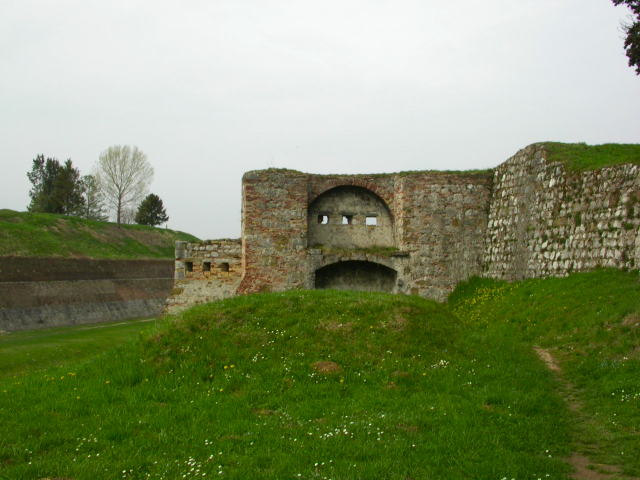
#> input picture img1.png, 640 x 480 px
$ jupyter execute --allow-errors 1,2.ipynb   (older library calls are emulated)
#> lines starting #> are read from the running program, lines starting #| are printed output that depends on the picture
[cell 1]
import cv2
import numpy as np
from matplotlib import pyplot as plt

img1 = cv2.imread('./img1.png',0)          # queryImage
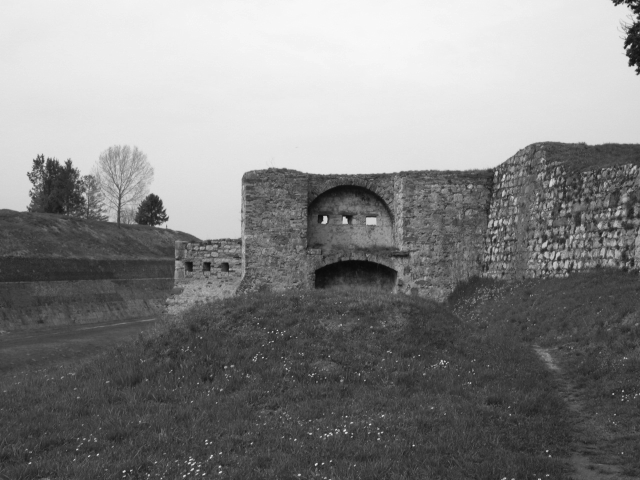
#> img1: shape (480, 640); min 10, max 249, mean 132.7
img2 = cv2.imread('./img2.png',0)          # trainImage
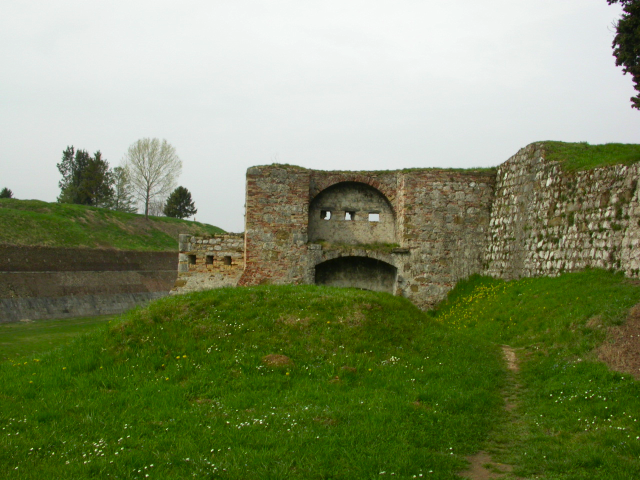
#> input picture img2.png, 640 x 480 px
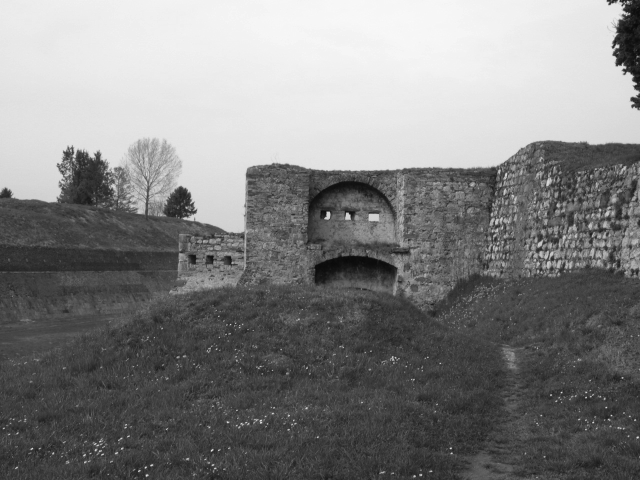
#> img2: shape (480, 640); min 9, max 249, mean 130

# Initiate SIFT detector
sift = cv2.SIFT()

# find the keypoints and descriptors with SIFT
kp1, des1 = sift.detectAndCompute(img1,None)
#> kp1 = 1315 keypoints; strongest (x, y, size): (629, 47, 2.5), (325, 218, 3.2), (345, 220, 3.8), (634, 4, 2.6)
kp2, des2 = sift.detectAndCompute(img2,None)
#> kp2 = 1328 keypoints; strongest (x, y, size): (617, 46, 2.7), (328, 214, 2.8), (348, 216, 3.7), (632, 99, 3)


# BFMatcher with default params
bf = cv2.BFMatcher()
matches = bf.knnMatch(des1,des2, k=2)
#> matches = 1315 matches


# Apply ratio test
good = []
for m,n in matches:
    if m.distance < 0.75*n.distance:
        good.append([m])
#> after the loop, good = 699 matches

# cv2.drawMatchesKnn expects list of lists as matches.
#> (the rest of this cell did not finish here and is left out)
